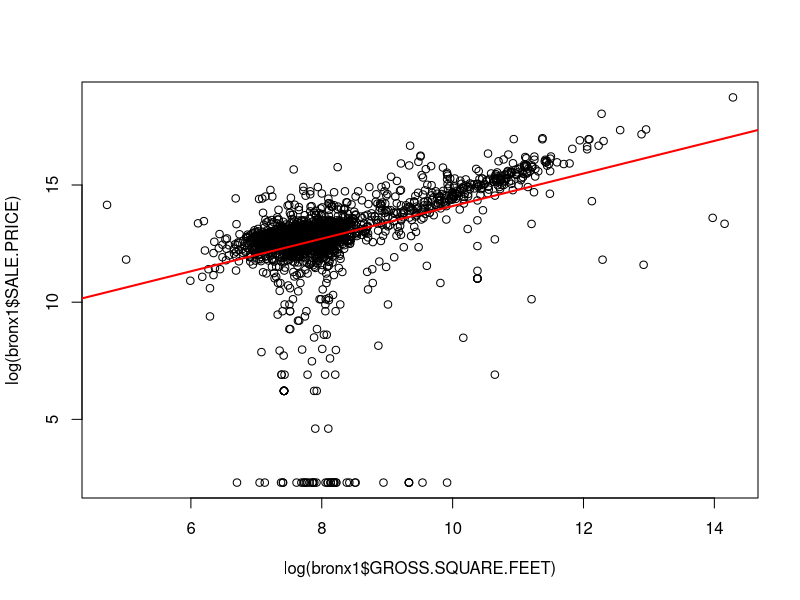
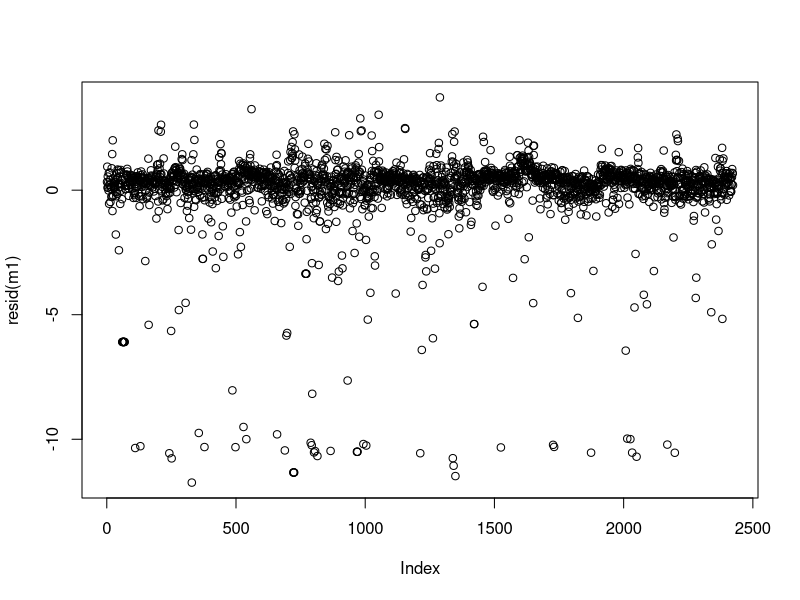
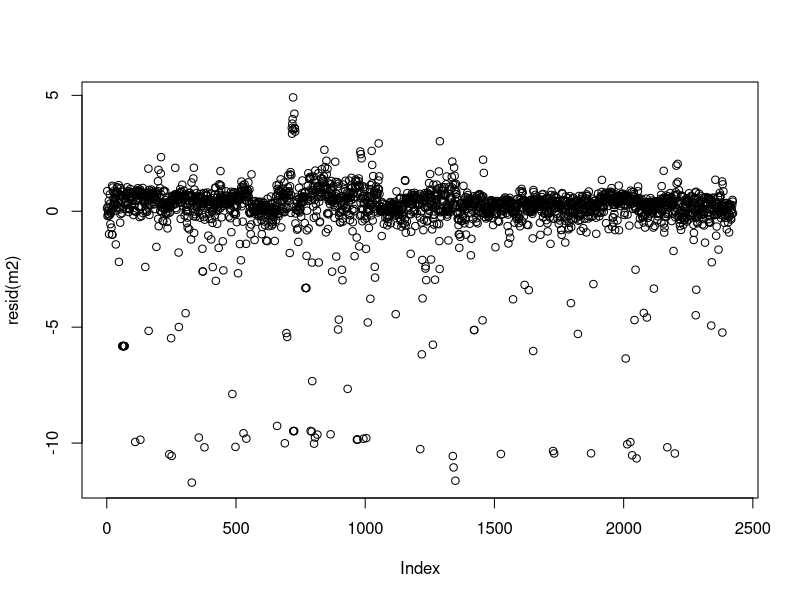
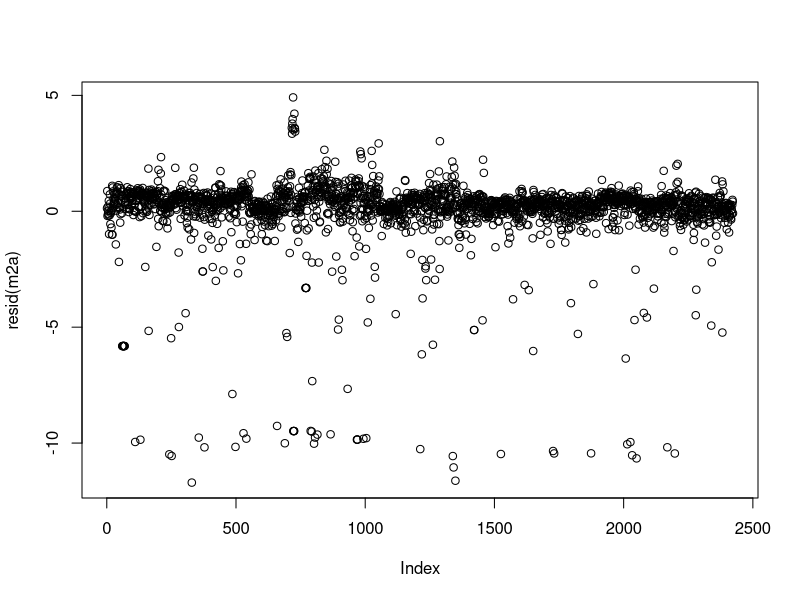
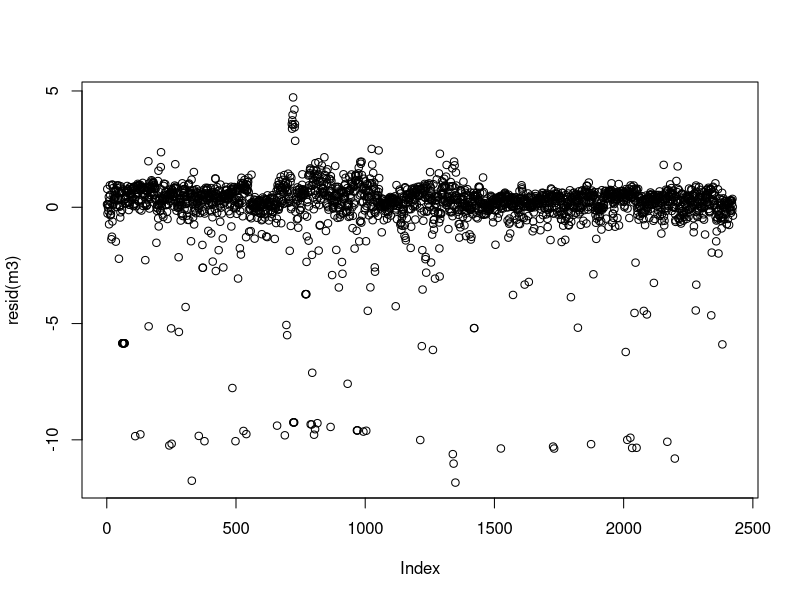
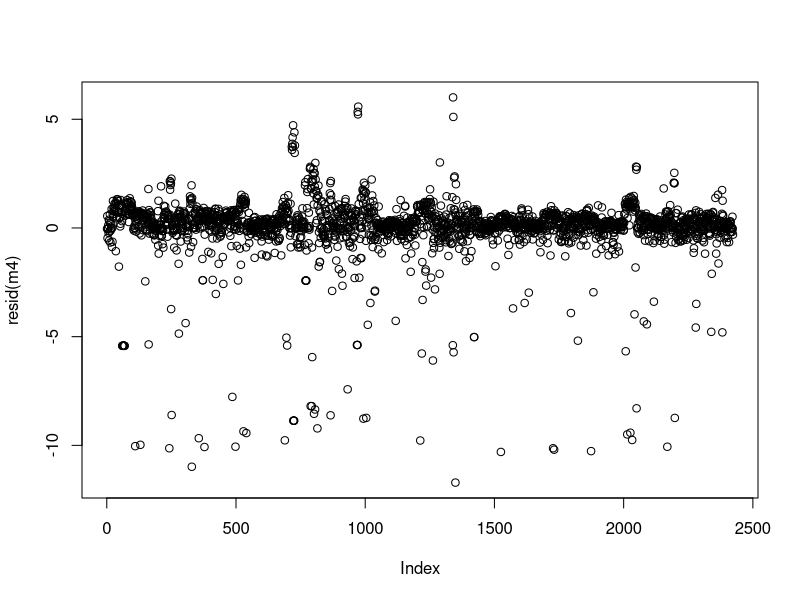

Here is the R script that generated these plots, in order:
library(gtools)
library(gdata) 
library(readxl)

#faster xls reader but requires perl!
#bronx1<-read_excel(file.choose(),pattern="BOROUGH",stringsAsFactors=FALSE,sheet=1,perl="<SOMEWHERE>/perl/bin/perl.exe") 
#bronx1<-bronx1[which(bronx1$GROSS.SQUARE.FEET!="0" & bronx1$LAND.SQUARE.FEET!="0" & bronx1$SALE.PRICE!="$0"),]

#alternate
bronx1<-read_excel('rollingsales_bronx.xls',skip=4,col_names = TRUE)
names <- names((bronx1))
fun <- function(x) {
  gsub(" ", "." , x)
}
new_names <- lapply(names,fun)
new_names
names(bronx1) <- new_names
names(bronx1)[names(bronx1) == 'SALE\nPRICE'] <- 'SALE.PRICE'

bronx1<-bronx1[which(bronx1$GROSS.SQUARE.FEET!="0" & bronx1$LAND.SQUARE.FEET!="0" & bronx1$SALE.PRICE!="0"& bronx1$LAND.SQUARE.FEET!="0" & bronx1$SALE.PRICE!="1"),]
View(bronx1)
#
#attach(bronx1) # If you choose to attach, leave out the "data=." in lm regression
bronx1$SALE.PRICE<-sub("\\$","",bronx1$SALE.PRICE) 
bronx1$SALE.PRICE<-as.numeric(gsub(",","", bronx1$SALE.PRICE)) 
bronx1$GROSS.SQUARE.FEET<-as.numeric(gsub(",","", bronx1$GROSS.SQUARE.FEET)) 
bronx1$LAND.SQUARE.FEET<-as.numeric(gsub(",","", bronx1$LAND.SQUARE.FEET)) 
plot(log(bronx1$GROSS.SQUARE.FEET), log(bronx1$SALE.PRICE)) 
m1<-lm(log(SALE.PRICE)~log(GROSS.SQUARE.FEET),data = bronx1)
summary(m1)
abline(m1,col="red",lwd=2)
plot(resid(m1))

# Model 2

m2<-lm(log(bronx1$SALE.PRICE)~log(bronx1$GROSS.SQUARE.FEET)+log(bronx1$LAND.SQUARE.FEET)+factor(bronx1$NEIGHBORHOOD))
summary(m2)
plot(resid(m2))
# Suppress intercept - using "0+ ..."
m2a<-lm(log(bronx1$SALE.PRICE)~0+log(bronx1$GROSS.SQUARE.FEET)+log(bronx1$LAND.SQUARE.FEET)+factor(bronx1$NEIGHBORHOOD))
summary(m2a)
plot(resid(m2a))

# Model 3
m3<-lm(log(bronx1$SALE.PRICE)~0+log(bronx1$GROSS.SQUARE.FEET)+log(bronx1$LAND.SQUARE.FEET)+factor(bronx1$NEIGHBORHOOD)+factor(bronx1$BUILDING.CLASS.CATEGORY))
summary(m3)
plot(resid(m3))

# Model 4
m4<-lm(log(bronx1$SALE.PRICE)~0+log(bronx1$GROSS.SQUARE.FEET)+log(bronx1$LAND.SQUARE.FEET)+factor(bronx1$NEIGHBORHOOD)*factor(bronx1$BUILDING.CLASS.CATEGORY))
summary(m4)
plot(resid(m4))
#
